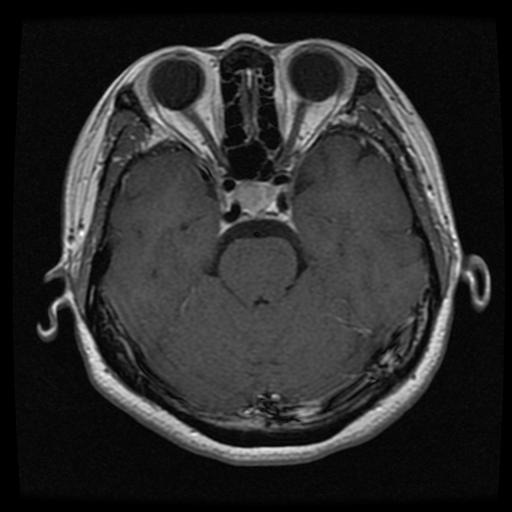
#> input picture sample/s1.JPG, 512 x 512 px
$ python -i fallback_segmentation.py   (imports and definitions only)
#> lines starting #> are read from the running program, lines starting #| are printed output that depends on the picture; after the words box and inside, x2 and y2 are one past the last pixel; in counts of white or black regions, pixels touching at a corner belong together
#> further down, picture is the input picture: shape (512, 512, 3); min 0, max 253, mean 43.4
import cv2
import numpy as np
from PIL import Image
import io
import matplotlib.pyplot as plt

def simple_tumor_detection(image):
    """
    Detección simple de tumores alternativa usando técnicas básicas de procesamiento de imágenes.
    Se usa cuando los modelos YOLO y SAM no están disponibles.

    Returns:
        numpy.ndarray: Máscara de la región del tumor detectada o None si la detección falla
    """
    try:
        # Convertir imagen PIL a array numpy
        img = np.array(image)

        # Convertir a escala de grises
        gray = cv2.cvtColor(img, cv2.COLOR_RGB2GRAY)

        # Aplicar desenfoque gaussiano
        blurred = cv2.GaussianBlur(gray, (5, 5), 0)

        # Intentar múltiples enfoques para encontrar región del tumor
        approaches = [
            # Enfoque 1: Umbralización adaptativa
            lambda img: cv2.adaptiveThreshold(
                img, 255, cv2.ADAPTIVE_THRESH_GAUSSIAN_C,
                cv2.THRESH_BINARY_INV, 21, 5
            ),

            # Enfoque 2: Umbralización de Otsu
            lambda img: cv2.threshold(
                img, 0, 255, cv2.THRESH_BINARY_INV + cv2.THRESH_OTSU
            )[1],

            # Enfoque 3: Umbralización simple
            lambda img: cv2.threshold(
                img, 127, 255, cv2.THRESH_BINARY_INV
            )[1],

            # Enfoque 4: Detección de bordes Canny + cierre
            lambda img: cv2.morphologyEx(
                cv2.Canny(img, 100, 200),
                cv2.MORPH_CLOSE,
                cv2.getStructuringElement(cv2.MORPH_ELLIPSE, (5, 5))
            )
        ]

        # Intentar cada enfoque hasta encontrar una buena máscara
        for i, approach in enumerate(approaches):
            print(f"Intentando enfoque alternativo {i+1}")
            thresh = approach(blurred)

            # Encontrar contornos
            contours, _ = cv2.findContours(thresh, cv2.RETR_EXTERNAL, cv2.CHAIN_APPROX_SIMPLE)

            # Filtrar contornos por tamaño para eliminar ruido
            min_size = 200  # Área mínima del contorno
            filtered_contours = [cnt for cnt in contours if cv2.contourArea(cnt) > min_size]

            # Si encontramos buenos contornos, crear máscara y retornar
            if len(filtered_contours) > 0:
                # Crear máscara
                mask = np.zeros_like(gray)
                cv2.drawContours(mask, filtered_contours, -1, 255, -1)
                print(f"Enfoque alternativo {i+1} exitoso")
                return mask
#> this loop made 1 pass
#> min_size on pass 1: 200
#| Intentando enfoque alternativo 1
#| Enfoque alternativo 1 exitoso
#> pass 1, in simple_tumor_detection, `thresh = approach(blurred)`:
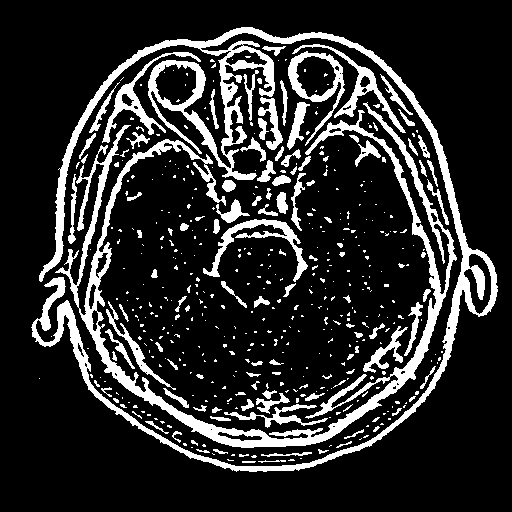
#> thresh: shape (512, 512); 16.9% white; 483 white regions (365 under 20 px), largest, box (x1, y1, x2, y2) and area: (31, 27, 498, 472) 14748, (55, 102, 457, 448) 12334, (203, 219, 308, 282) 1315
#> after the loop:
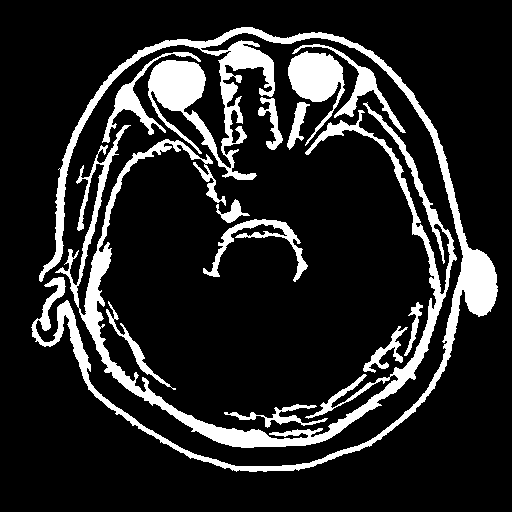
#> mask: shape (512, 512); 15% white; 13 white regions, largest, box (x1, y1, x2, y2) and area: (31, 27, 498, 472) 17156, (55, 102, 457, 448) 12902, (288, 51, 345, 146) 2351

        # Si todos los enfoques fallaron, retornar una región circular simple en el centro
        print("Todos los enfoques alternativos fallaron, creando región artificial")
        h, w = gray.shape
        mask = np.zeros_like(gray)
        cv2.circle(mask, (w//2, h//2), min(h, w)//4, 255, -1)
        return mask

    except Exception as e:
        print(f"Error en simple_tumor_detection: {e}")
        # Retornar None para indicar fallo
        return None

# [70 lines left out: function create_fallback_visualization, not called in this run]

>>> import cv2
>>> picture = cv2.cvtColor(cv2.imread('../sample/s1.JPG'), cv2.COLOR_BGR2RGB)
>>> result = simple_tumor_detection(picture)
